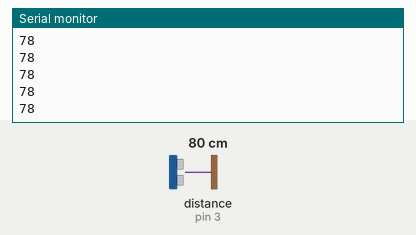
This sketch was run on a simulated Arduino Uno, built with avr-gcc and run on an emulated ATmega328P. Parts: the last lines printed to the serial monitor. Wiring (inferred from the names in the program): ultrasonic range finder: trigger pin 2; echo pin 3. The test bench sets the inputs (shaded band); at power-on: distance to the obstacle (sensor on pin 3) 80 cm. The echo pulse lasts 58.3 µs per cm.

Above: at 1.2 s.
1.3 s: distance to the obstacle (sensor on pin 3) set to 2 cm
At 1.37 s:
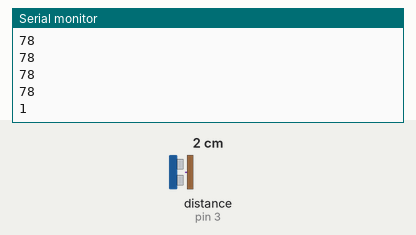
2.8 s: distance to the obstacle (sensor on pin 3) set to 4 cm
At 2.89 s:
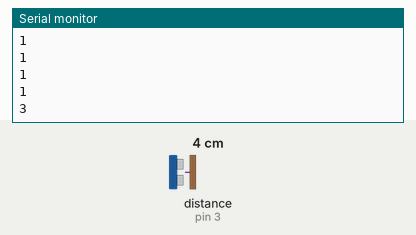
Timing chart, 0 to 5.8 s (numbered marks = the images above; inputs shaded):
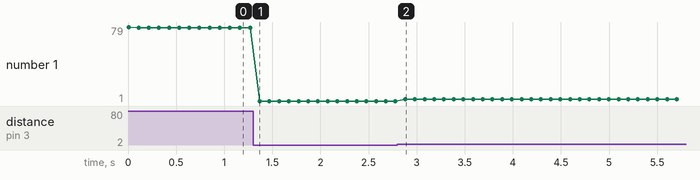

Measured:
- after the input at 1.3 s, the serial monitor: prints a new line after 0.07 s (image 1)
- after the input at 2.8 s, the serial monitor: prints a new line after 0.08 s (image 2)
- plotted number 1: 78 → 1 after the input at 1.3 s, 1 → 3 after the input at 2.8 s

The sketch:

sketch_apr12c.ino
```cpp
int trig = 2;
int echo = 3;

void setup() {
  Serial.begin(9600);
  pinMode(trig, OUTPUT);
  pinMode(echo, INPUT);


}

void loop() {
  digitalWrite(trig, HIGH);
  delayMicroseconds(10);
  digitalWrite(trig, LOW);

  int dis = pulseIn(echo, HIGH)* 340/2/10000;
  Serial.println(dis);
  delay(100);


}
```
